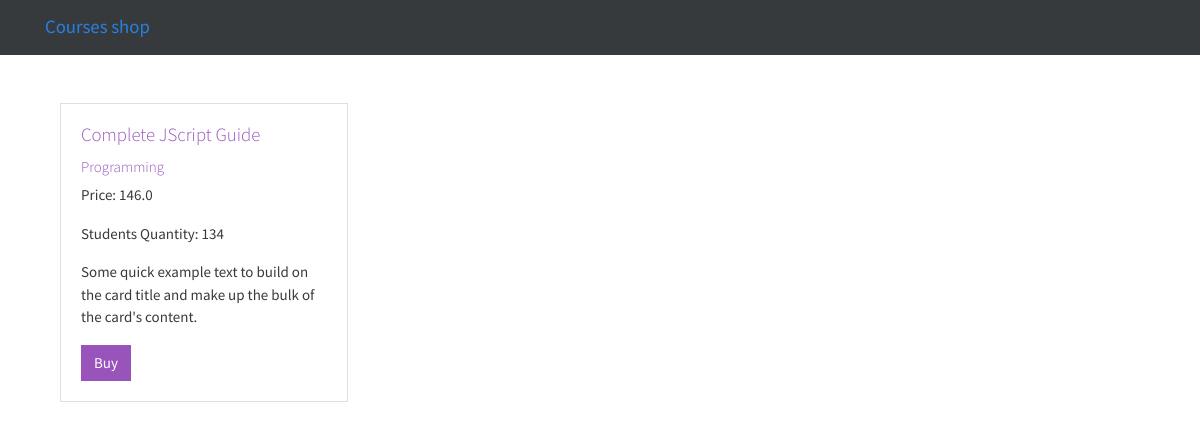
The page /shop/3 on the database its author committed.
### shop/models.py (models this page shows, shortened)
class Course(models.Model):
    title = models.CharField(max_length=300)
    price = models.FloatField()
    students_qty = models.IntegerField()
    reviews_qty = models.IntegerField()
    category = models.ForeignKey(Category, on_delete=models.CASCADE)
    created_at = models.DateTimeField(default=timezone.now)

class Category(models.Model):
    title = models.CharField(max_length=255)
    created_at = models.DateTimeField(default=timezone.now)
    def __str__(self) -> str:
        return self.title

### shop/views.py (the view)
# urls.py: path('<int:course_id>', views.single_course, name='single_course')
def single_course(request, course_id):
        course = get_object_or_404(Course, pk=course_id)
        return render(request, 'single_course.html', {'course': course})

### shop/templates/single_course.html (shortened to what this page needs)
{% extends "base.html" %}
{% block content %}
    <div class="container">
        <div class="card mt-5" style="width: 18rem;">
            <div class="card-body">
                <h5 class="card-title text-info">{{ course.title }}</h5>
                <h6 class="text-info">{{ course.category }}</h6>
                <p>Price: {{ course.price }}</p>
                <p>Students Quantity: {{ course.students_qty }}</p>
                <p class="card-text">Some quick example text to build on the card title and make up the bulk of the card's content.</p>
                <a href="#" class="btn btn-info">Buy</a>
            </div>
        </div>
    </div>
{% endblock %}

### rows shown on the page
Course: title "Complete JScript Guide", category "Programming", price "146.0", students_qty "134"
